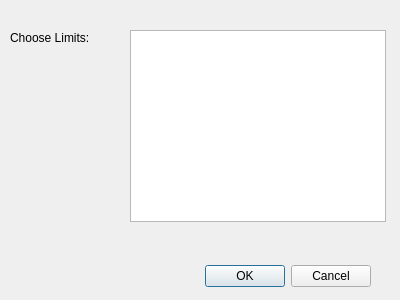
<?xml version="1.0" encoding="UTF-8"?>
<ui version="4.0">
 <class>Dialog</class>
 <widget class="QDialog" name="Dialog">
  <property name="geometry">
   <rect>
    <x>0</x>
    <y>0</y>
    <width>400</width>
    <height>300</height>
   </rect>
  </property>
  <property name="windowTitle">
   <string>Dialog</string>
  </property>
  <property name="modal">
   <bool>true</bool>
  </property>
  <widget class="QDialogButtonBox" name="buttonBox">
   <property name="geometry">
    <rect>
     <x>30</x>
     <y>260</y>
     <width>341</width>
     <height>32</height>
    </rect>
   </property>
   <property name="orientation">
    <enum>Qt::Horizontal</enum>
   </property>
   <property name="standardButtons">
    <set>QDialogButtonBox::Cancel|QDialogButtonBox::Ok</set>
   </property>
  </widget>
  <widget class="QLabel" name="limitsChoicesLabel">
   <property name="geometry">
    <rect>
     <x>10</x>
     <y>30</y>
     <width>101</width>
     <height>16</height>
    </rect>
   </property>
   <property name="text">
    <string>Choose Limits:</string>
   </property>
  </widget>
  <widget class="QLabel" name="limitsChosenLabel">
   <property name="geometry">
    <rect>
     <x>10</x>
     <y>230</y>
     <width>371</width>
     <height>20</height>
    </rect>
   </property>
   <property name="text">
    <string/>
   </property>
  </widget>
  <widget class="QListWidget" name="listWidgetLimits">
   <property name="geometry">
    <rect>
     <x>130</x>
     <y>30</y>
     <width>256</width>
     <height>192</height>
    </rect>
   </property>
  </widget>
 </widget>
 <resources/>
 <connections>
  <connection>
   <sender>buttonBox</sender>
   <signal>accepted()</signal>
   <receiver>Dialog</receiver>
   <slot>accept()</slot>
   <hints>
    <hint type="sourcelabel">
     <x>248</x>
     <y>254</y>
    </hint>
    <hint type="destinationlabel">
     <x>157</x>
     <y>274</y>
    </hint>
   </hints>
  </connection>
  <connection>
   <sender>buttonBox</sender>
   <signal>rejected()</signal>
   <receiver>Dialog</receiver>
   <slot>reject()</slot>
   <hints>
    <hint type="sourcelabel">
     <x>316</x>
     <y>260</y>
    </hint>
    <hint type="destinationlabel">
     <x>286</x>
     <y>274</y>
    </hint>
   </hints>
  </connection>
 </connections>
</ui>
